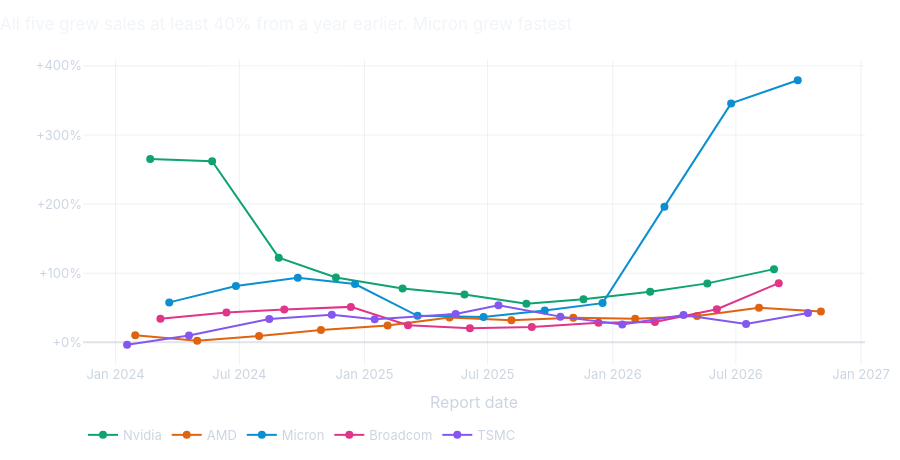

Notebook source saved alongside this figure:
### Markdown cell above
## 2. The businesses are booming: sales up 42% to 379% in a year

Before the stocks, the companies. First, sales growth against the same quarter a year earlier:

### Code cell
def earnings(symbol):
    data = pd.DataFrame(fmp("earnings", symbol=symbol, limit=20))
    data["date"] = pd.to_datetime(data["date"])
    return data.sort_values("date")

earn = {t: earnings(t) for t in CHIPS}
reported = {t: e.dropna(subset=["revenueActual"]).reset_index(drop=True) for t, e in earn.items()}

growth = pd.DataFrame({t: (e.set_index("date")["revenueActual"] / e.set_index("date")["revenueActual"].shift(4) - 1)
                       for t, e in reported.items()})
growth_long = growth.reset_index().melt(id_vars="date", var_name="symbol", value_name="growth").dropna()
growth_long = growth_long[growth_long["date"] >= "2024-01-01"]
growth_long["company"] = growth_long["symbol"].map(NAMES)

growth_fig = px.line(growth_long, x="date", y="growth", color="company", markers=True,
                     color_discrete_map={NAMES[t]: COLORS[t] for t in CHIPS},
                     category_orders={"company": [NAMES[t] for t in CHIPS]})
growth_fig.update_traces(line=dict(width=2), marker=dict(size=8),
                         hovertemplate="%{fullData.name}, reported %{x|%b %d, %Y}: revenue %{y:+.0%} vs. a year earlier<extra></extra>")
growth_fig.update_layout(title="All five grew sales at least 40% from a year earlier. Micron grew fastest", yaxis_tickformat="+.0%",
                         yaxis_title="", xaxis_title="Report date", height=460, legend_title_text="",
                         legend=dict(orientation="h", y=-0.18))
growth_fig.show()

### Figure 1 — Plotly figure (JSON) as saved in the notebook; plotly's stock layout.template omitted (floating-point values rounded to 4 significant figures)
{"data": [{"hovertemplate": "%{fullData.name}, reported %{x|%b %d, %Y}: revenue %{y:+.0%} vs. a year earlier<extra></extra>", "legendgroup": "Nvidia", "line": {"color": "#0ea371", "dash": "solid", "width": 2}, "marker": {"size": 8, "symbol": "circle"}, "mode": "lines+markers", "name": "Nvidia", "orientation": "v", "showlegend": true, "type": "scatter", "x": ["2024-02-21T00:00:00.000000", "2024-05-22T00:00:00.000000", "2024-08-28T00:00:00.000000", "2024-11-20T00:00:00.000000", "2025-02-26T00:00:00.000000", "2025-05-28T00:00:00.000000", "2025-08-27T00:00:00.000000", "2025-11-19T00:00:00.000000", "2026-02-25T00:00:00.000000", "2026-05-20T00:00:00.000000", "2026-08-26T00:00:00.000000"], "xaxis": "x", "y": [2.653, 2.621, 1.224, 0.9371, 0.7794, 0.6918, 0.556, 0.6241, 0.7321, 0.8523, 1.059], "yaxis": "y"}, {"hovertemplate": "%{fullData.name}, reported %{x|%b %d, %Y}: revenue %{y:+.0%} vs. a year earlier<extra></extra>", "legendgroup": "AMD", "line": {"color": "#e06410", "dash": "solid", "width": 2}, "marker": {"size": 8, "symbol": "circle"}, "mode": "lines+markers", "name": "AMD", "orientation": "v", "showlegend": true, "type": "scatter", "x": ["2024-01-30T00:00:00.000000", "2024-04-30T00:00:00.000000", "2024-07-30T00:00:00.000000", "2024-10-29T00:00:00.000000", "2025-02-04T00:00:00.000000", "2025-05-06T00:00:00.000000", "2025-08-05T00:00:00.000000", "2025-11-04T00:00:00.000000", "2026-02-03T00:00:00.000000", "2026-05-05T00:00:00.000000", "2026-08-04T00:00:00.000000", "2026-11-03T00:00:00.000000"], "xaxis": "x", "y": [0.1016, 0.02242, 0.08882, 0.1757, 0.2416, 0.359, 0.3171, 0.3559, 0.3411, 0.3785, 0.5011, 0.4468], "yaxis": "y"}, {"hovertemplate": "%{fullData.name}, reported %{x|%b %d, %Y}: revenue %{y:+.0%} vs. a year earlier<extra></extra>", "legendgroup": "Micron", "line": {"color": "#0b8fd0", "dash": "solid", "width": 2}, "marker": {"size": 8, "symbol": "circle"}, "mode": "lines+markers", "name": "Micron", "orientation": "v", "showlegend": true, "type": "scatter", "x": ["2024-03-20T00:00:00.000000", "2024-06-26T00:00:00.000000", "2024-09-25T00:00:00.000000", "2024-12-18T00:00:00.000000", "2025-03-20T00:00:00.000000", "2025-06-25T00:00:00.000000", "2025-09-23T00:00:00.000000", "2025-12-17T00:00:00.000000", "2026-03-18T00:00:00.000000", "2026-06-24T00:00:00.000000", "2026-09-30T00:00:00.000000"], "xaxis": "x", "y": [0.577, 0.8153, 0.9327, 0.8428, 0.3827, 0.3656, 0.46, 0.5665, 1.963, 3.457, 3.793], "yaxis": "y"}, {"hovertemplate": "%{fullData.name}, reported %{x|%b %d, %Y}: revenue %{y:+.0%} vs. a year earlier<extra></extra>", "legendgroup": "Broadcom", "line": {"color": "#e0368a", "dash": "solid", "width": 2}, "marker": {"size": 8, "symbol": "circle"}, "mode": "lines+markers", "name": "Broadcom", "orientation": "v", "showlegend": true, "type": "scatter", "x": ["2024-03-07T00:00:00.000000", "2024-06-12T00:00:00.000000", "2024-09-05T00:00:00.000000", "2024-12-12T00:00:00.000000", "2025-03-06T00:00:00.000000", "2025-06-05T00:00:00.000000", "2025-09-04T00:00:00.000000", "2025-12-11T00:00:00.000000", "2026-03-04T00:00:00.000000", "2026-06-03T00:00:00.000000", "2026-09-02T00:00:00.000000"], "xaxis": "x", "y": [0.3417, 0.4299, 0.4727, 0.512, 0.2471, 0.2016, 0.2203, 0.2818, 0.2947, 0.4787, 0.855], "yaxis": "y"}, {"hovertemplate": "%{fullData.name}, reported %{x|%b %d, %Y}: revenue %{y:+.0%} vs. a year earlier<extra></extra>", "legendgroup": "TSMC", "line": {"color": "#8457f0", "dash": "solid", "width": 2}, "marker": {"size": 8, "symbol": "circle"}, "mode": "lines+markers", "name": "TSMC", "orientation": "v", "showlegend": true, "type": "scatter", "x": ["2024-01-18T00:00:00.000000", "2024-04-18T00:00:00.000000", "2024-08-14T00:00:00.000000", "2024-11-14T00:00:00.000000", "2025-01-16T00:00:00.000000", "2025-05-15T00:00:00.000000", "2025-07-17T00:00:00.000000", "2025-10-16T00:00:00.000000", "2026-01-15T00:00:00.000000", "2026-04-15T00:00:00.000000", "2026-07-16T00:00:00.000000", "2026-10-15T00:00:00.000000"], "xaxis": "x", "y": [-0.03615, 0.09743, 0.3355, 0.3971, 0.332, 0.4083, 0.5369, 0.371, 0.2564, 0.3943, 0.266, 0.4234], "yaxis": "y"}], "layout": {"height": 460, "legend": {"orientation": "h", "title": {"text": ""}, "tracegroupgap": 0, "y": -0.18}, "title": {"text": "All five grew sales at least 40% from a year earlier. Micron grew fastest"}, "xaxis": {"anchor": "y", "domain": [0.0, 1.0], "title": {"text": "Report date"}}, "yaxis": {"anchor": "x", "domain": [0.0, 1.0], "tickformat": "+.0%", "title": {"text": ""}}}}
